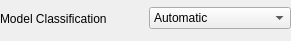
         <widget class="QFrame" name="classSnapBox">
          <property name="geometry">
           <rect>
            <x>10</x>
            <y>160</y>
            <width>291</width>
            <height>41</height>
           </rect>
          </property>
          <property name="frameShape">
           <enum>QFrame::NoFrame</enum>
          </property>
          <property name="frameShadow">
           <enum>QFrame::Raised</enum>
          </property>
          <widget class="QWidget" name="layoutWidget_I">
           <property name="geometry">
            <rect>
             <x>0</x>
             <y>3</y>
             <width>291</width>
             <height>31</height>
            </rect>
           </property>
           <layout class="QHBoxLayout" name="modelClassLayout">
            <property name="sizeConstraint">
             <enum>QLayout::SetMinimumSize</enum>
            </property>
            <item>
             <widget class="QLabel" name="modelClassLabel">
              <property name="whatsThis">
               <string>&lt;html&gt;&lt;head/&gt;&lt;body&gt;&lt;p&gt;Allows you to override the classification of models. It should normally be left on &amp;quot;&lt;span style=&quot; font-weight:600;&quot;&gt;Automatic&lt;/span&gt;&amp;quot; and the program will assume that the classification parameter in each input model is true and correct and process it and output it accordingly. However, if you know that all of the models are supposed to be of a single type and suspect that some may have the wrong classification, you can set the drop down to one of the specific options to force all the models to be processed and output as if they were of that particular type. There is no distinct classification for placeables because in NWN, placeables are classed as '&lt;span style=&quot; font-weight:600;&quot;&gt;Characters'&lt;/span&gt;. Note that, if the classification is set to anything other than '&lt;span style=&quot; font-weight:600;&quot;&gt;Tile&lt;/span&gt;' or '&lt;span style=&quot; font-weight:600;&quot;&gt;Automatic&lt;/span&gt;', the program will not attempt to load edge tile 2da's.&lt;/p&gt;&lt;/body&gt;&lt;/html&gt;</string>
              </property>
              <property name="text">
               <string>Model Classification</string>
              </property>
             </widget>
            </item>
            <item>
             <widget class="QComboBox" name="modelClassCombo">
              <property name="whatsThis">
               <string>&lt;html&gt;&lt;head/&gt;&lt;body&gt;&lt;p&gt;Allows you to override the classification of models. It should normally be left on &amp;quot;&lt;span style=&quot; font-weight:600;&quot;&gt;Automatic&lt;/span&gt;&amp;quot; and the program will assume that the classification parameter in each input model is true and correct and process it and output it accordingly. However, if you know that all of the models are supposed to be of a single type and suspect that some may have the wrong classification, you can set the drop down to one of the specific options to force all the models to be processed and output as if they were of that particular type. There is no distinct classification for placeables because in NWN, placeables are classed as '&lt;span style=&quot; font-weight:600;&quot;&gt;Characters'&lt;/span&gt;. Note that, if the classification is set to anything other than '&lt;span style=&quot; font-weight:600;&quot;&gt;Tile&lt;/span&gt;' or '&lt;span style=&quot; font-weight:600;&quot;&gt;Automatic&lt;/span&gt;', the program will not attempt to load edge tile 2da's.&lt;/p&gt;&lt;/body&gt;&lt;/html&gt;</string>
              </property>
              <property name="editable">
               <bool>false</bool>
              </property>
              <property name="currentText">
               <string>Automatic</string>
              </property>
              <item>
               <property name="text">
                <string>Automatic</string>
               </property>
              </item>
              <item>
               <property name="text">
                <string>Character</string>
               </property>
              </item>
              <item>
               <property name="text">
                <string>Door</string>
               </property>
              </item>
              <item>
               <property name="text">
                <string>Effect</string>
               </property>
              </item>
              <item>
               <property name="text">
                <string>Item</string>
               </property>
              </item>
              <item>
               <property name="text">
                <string>Tile</string>
               </property>
              </item>
             </widget>
            </item>
           </layout>
          </widget>
         </widget>
